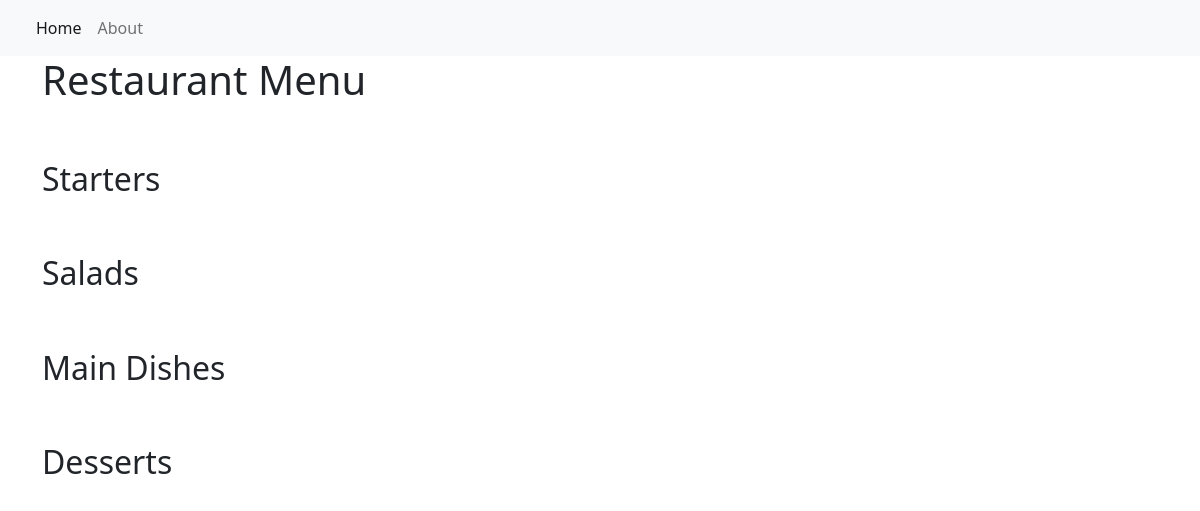
The app's page /, older data.
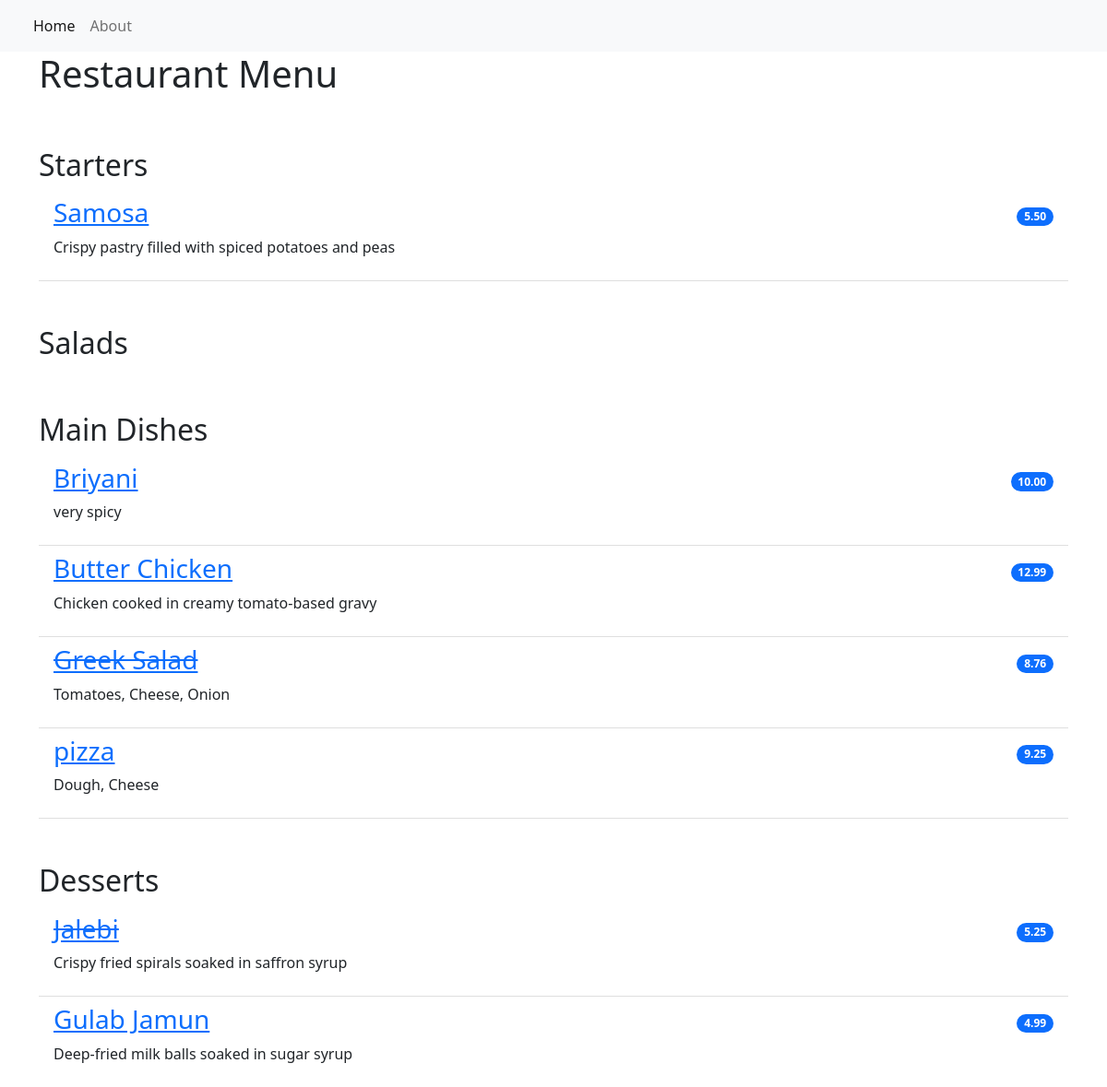
The same page, newer data.
### restaurant_menu/models.py (models this page shows, shortened)
class Item(models.Model):
    meal = models.CharField(max_length=1000, unique=True)
    description = models.CharField(max_length=2000)
    price = models.DecimalField(max_digits=10,decimal_places=2)
    meal_type = models.CharField(max_length=200,choices=MEAL_TYPE)
    author = models.ForeignKey(User, on_delete=models.PROTECT)
    status = models.IntegerField(choices=STATUS, default=1)
    date_created = models.DateTimeField(auto_now_add=True)
    date_updated = models.DateTimeField(auto_now=True)

### restaurant_menu/views.py (the view)
# urls.py: path('', views.MenuList.as_view(), name='home'),
class MenuList(generic.ListView):
    queryset = Item.objects.order_by("-date_created")
    template_name = "index.html"
    def get_context_data(self, **kwargs):
        context = super().get_context_data(**kwargs)
        context["meals"] = MEAL_TYPE
        return context

### restaurant_menu/templates/index.html
{% extends 'base.html' %}
{% block content %}
<div class="container">
  <h1>Restaurant Menu</h1>
    <ul class="list-group list-group-flush">
        {% for meal in meals %}
            <h2 class="pt-5">{{ meal.1 }}</h2>
                {% for row in item_list %}
                    {% if row.meal_type == meal.0 %}
                        {% if row.status == 0 %}
                        <li class="list-group-item d-flex justify-content-between align-items-center border-0 pb-0">
                            <a href="{% url 'menu_item' row.pk %}"><h3><del>{{ row.meal }}</del></h3></a>
                            <span class="badge bg-primary rounded-pill">{{ row.price }}</span>
                        </li>
                        <li class="list-group-item pt-0">
                            <p>{{ row.description }}</p>
                        </li>
                        {% else %}
                        <li class="list-group-item d-flex justify-content-between align-items-center border-0 pb-0">
                            <a href="{% url 'menu_item' row.pk %}"><h3>{{ row.meal }}</h3></a>
                            <span class="badge bg-primary rounded-pill">{{ row.price }}</span>
                        </li>
                        <li class="list-group-item pt-0">
                            <p>{{ row.description }}</p>
                        </li>
                        {% endif %}
                    {% endif %}
                {% endfor %}
        {% endfor %}
    </ul>
</div>
{% endblock content %}

### restaurant_menu/templates/base.html (shortened to what this page needs)
<!DOCTYPE html>
<html lang="en">
    <head>
        <link href="https://cdn.jsdelivr.net/npm/bootstrap@5.2.0-beta1/dist/css/bootstrap.min.css" rel="stylesheet">
    </head>
    <body>
        <nav class="navbar navbar-expand-lg bg-light">
            <div class="container-fluid">
                <div class="collapse navbar-collapse" id="navbarNav">
                    <ul class="navbar-nav">
                         <li class="nav-item">
                            <a class="nav-link active" aria-current="page" href="{% url 'home' %}">Home</a>
                        </li>
                        <li class="nav-item">
                            <a class="nav-link" aria-current="page" href="{% url 'home' %}">About</a>
                        </li>
                    </ul>
                </div>
            </div>
        </nav>
        {% block content %}
        {% endblock content %}
    </body>
</html>

Row changes from the older to the newer data that the page shows:
added Item: meal "Samosa", price "5.50", description "Crispy pastry filled with spiced potatoes and peas", shown under "Starters"
added Item: meal "Briyani", price "10.00", description "very spicy", shown under "Main Dishes"
added Item: meal "Butter Chicken", price "12.99", description "Chicken cooked in creamy tomato-based gravy", shown under "Main Dishes"
added Item: meal "Greek Salad", price "8.76", description "Tomatoes, Cheese, Onion", shown under "Main Dishes"
added Item: meal "pizza", price "9.25", description "Dough, Cheese", shown under "Main Dishes"
added Item: meal "Jalebi", price "5.25", description "Crispy fried spirals soaked in saffron syrup", shown under "Desserts"
added Item: meal "Gulab Jamun", price "4.99", description "Deep-fried milk balls soaked in sugar syrup", shown under "Desserts"
